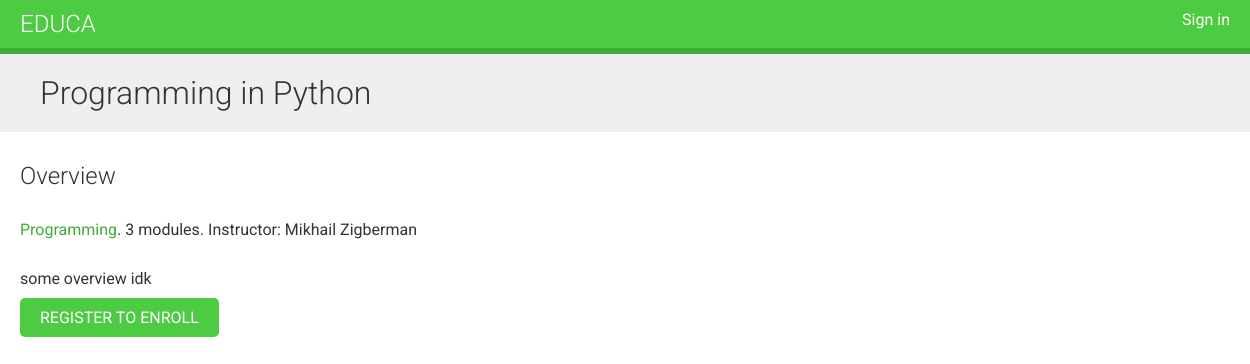
Screenshot of /course/programming-in-python/ with the database file from the repository.
### courses/models.py (models this page shows, shortened)
class Course(models.Model):
    owner = models.ForeignKey(User, related_name='courses_created', on_delete=models.CASCADE)
    subject = models.ForeignKey(Subject, related_name='courses', on_delete=models.CASCADE)
    title = models.CharField(max_length=200)
    slug = models.SlugField(max_length=200, unique=True)
    overview = models.TextField()
    created = models.DateTimeField(auto_now_add=True)
    students = models.ManyToManyField(User, related_name='courses_joined', blank=True)
    class Meta:
        ordering = ['-created']

class Subject(models.Model):
    title = models.CharField(max_length=200)
    slug = models.SlugField(max_length=200, unique=True)
    class Meta:
        ordering = ['title']

### courses/views.py (the view)
# urls.py: path('<slug:slug>/', views.CourseDetailView.as_view(), name='course_detail'),
class CourseDetailView(DetailView):
    model = Course
    template_name = 'courses/course/detail.html'
    def get_context_data(self, **kwargs):
        context = super().get_context_data(**kwargs)
        context['enroll_form'] = CourseEnrollForm(initial={'course':self.object})
        return context

### courses/templates/courses/course/detail.html (shortened to what this page needs)
{% extends "base.html" %}
{% block content %}
  {% with subject=object.subject %}
    <h1>
      {{ object.title }}
    </h1>
    <div class="module">
      <h2>Overview</h2>
      <p>
        <a href="{% url "course_list_subject" subject.slug %}">
        {{ subject.title }}</a>.
        {{ object.modules.count }} modules.
        Instructor: {{ object.owner.get_full_name }}
      </p>
      {{ object.overview|linebreaks }}
      {% if request.user.is_authenticated %}
        <form action="{% url "student_enroll_course" %}" method="post">
          {{ enroll_form }}
          {% csrf_token %}
          <input type="submit" value="Enroll now">
        </form>
      {% else %}
        <a href="{% url "student_registration" %}" class="button">
          Register to enroll
        </a>
      {% endif %}
    </div>
  {% endwith %}
{% endblock %}

### courses/static/css/base.css (style rules this page uses)
body { margin:0; font-family:'Roboto', sans-serif; font-weight:400; color:#333; }
a { color:#3fad37; text-decoration:none; }
h1, h2, h3, h4, h5, h6 { font-family:'Roboto', sans-serif; font-weight:300; }
h1 { background:#efefef; width:100%; overflow:auto; padding:20px 0 20px 40px; margin:0; }
.module { padding:10px 20px; float:left; width:600px; }
.module p { margin:10px 0 20px; width:100%; float:left; }
input[type=submit], a.button { border-radius:5px; background:#4dcc43; color:#fff; font-size:16px; text-transform:uppercase; border:none; padding:10px 20px; margin:20px 0; }

### rows the page displays
Course: title "Programming in Python", modules.count "3", owner.get_full_name "Mikhail Zigberman", overview "some overview idk"
Subject: title "Programming"
